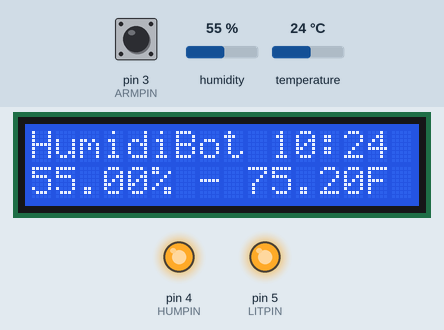
Simulated run of this sketch. Board: Arduino Uno, built with avr-gcc and run on an emulated ATmega328P. Shown: 16×2 character LCD, output pins drawn as LEDs (lit = HIGH). The test bench sets the inputs (shaded band); at power-on: pin 3 (ARMPIN) HIGH, humidity 55 %, temperature 24 °C. The local clock reads 2024-03-15 10:24:30 at power-on unless the sketch sets it; what the sketch prints to the serial monitor is not drawn.

Above: at 1.2 s.
1.3 s: pin 3 (ARMPIN) pulled LOW for 2.4 s
At 2.5 s:
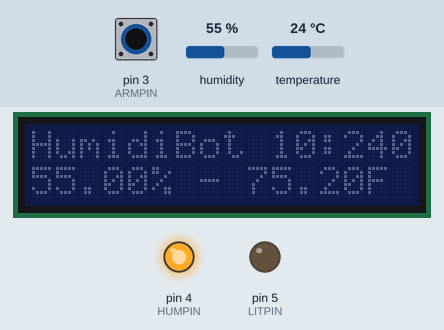
5.7 s: humidity set to 84 %
At 7.5 s:
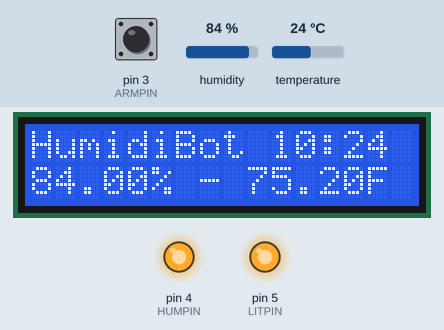
8.4 s: humidity set to 88 %
At 11.0 s:
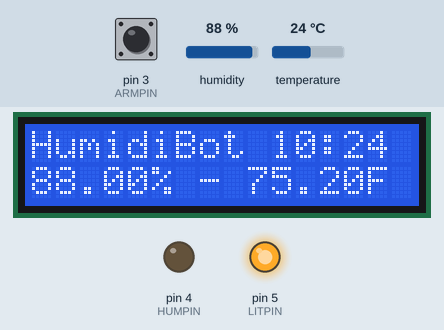
11.8 s: pin 3 (ARMPIN) pulled LOW for 2.4 s
At 13.5 s:
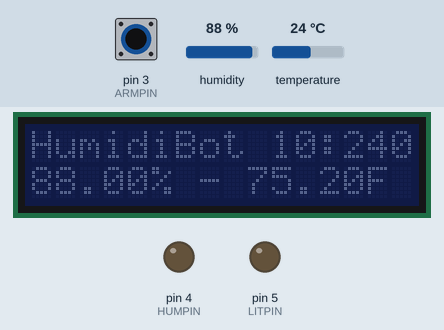
15.9 s: temperature set to 12 °C
At 17.3 s:
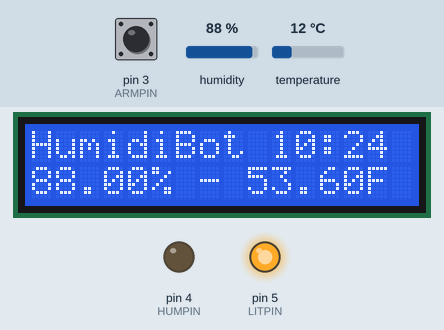
18.6 s: temperature set to 19 °C
At 20.8 s:
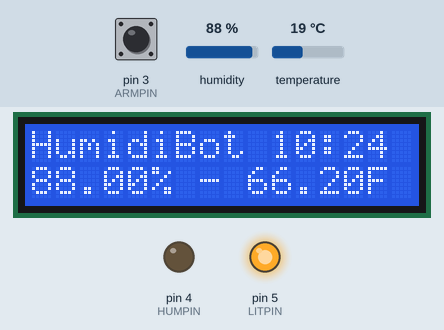
Timing chart, 0 to 22.3 s (numbered marks = the images above; inputs shaded):
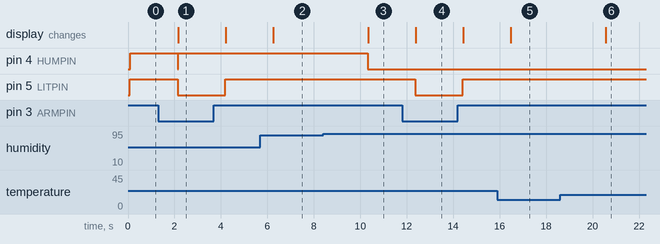

The sketch:

HumidiBot.ino
```cpp
#include <RTClib.h>
#include <avr/sleep.h>
#include "DHT.h"
#include "Wire.h"
#include "Adafruit_LiquidCrystal.h"

typedef void (*IntFunction)(void);

enum BotState {
  ACTIVE,
  TURN_ON,
  TURN_OFF
};

#define DHTPIN 2     // Digital pin connected to the DHT sensor

// Uncomment whatever type you're using!
//#define DHTTYPE DHT11   // DHT 11
#define DHTTYPE DHT22   // DHT 22  (AM2302), AM2321
//#define DHTTYPE DHT21   // DHT 21 (AM2301)

#define HUMPIN 4    // Pin for the humidifier
#define LITPIN 5    // Pin for the lights
#define ARMPIN 3    // Pin for the alarm Interrupt

volatile BotState ALARM_FLAG = ACTIVE;
DateTime TURN_OFF_TIME = DateTime(2020, 01, 01, 18);
DateTime TURN_ON_TIME = DateTime(2020, 01, 01, 7);

// Initialize DHT sensor.
DHT dht(DHTPIN, DHTTYPE);

// Connect via i2c, default address #0 (A0-A2 not jumpered)
Adafruit_LiquidCrystal lcd(0);

RTC_DS3231 rtc;

void setup() {
  Serial.begin(9600);

  rtc.begin();
  dht.begin();

  pinMode(HUMPIN, OUTPUT);
  pinMode(LITPIN, OUTPUT);
  pinMode(ARMPIN, INPUT_PULLUP); // Set alarm pin as pullup

  lcd.begin(16, 2);
  lcd.setBacklight(LOW);

  initializeAlarms();
}

void initializeAlarms() {
  rtc.disableAlarm(1);
  rtc.disableAlarm(2);
  rtc.clearAlarm(1);
  rtc.clearAlarm(2);

  rtc.writeSqwPinMode(DS3231_OFF);

  // Set the bot to turn off at 6pm.
  // If the bot should start off, set the flag to off.
  DateTime now = rtc.now();
  if (now.hour() >= TURN_OFF_TIME.hour() || now.hour() < TURN_ON_TIME.hour()) {
    ALARM_FLAG = TURN_OFF;
  } else {
    ALARM_FLAG = TURN_ON;
  }
}

void initializeAlarm(DateTime alarm, IntFunction isr) {
  rtc.setAlarm1(alarm, DS3231_A1_Hour);
  noInterrupts();
  attachInterrupt(digitalPinToInterrupt(ARMPIN), isr, LOW);
  interrupts();
}

// Interrupt function to turn off the bot.
void turnOffIsr() {
  ALARM_FLAG = TURN_OFF;
  detachInterrupt(digitalPinToInterrupt(ARMPIN));
}

// Interrupt function to turn on the bot.
void turnOnIsr() {
  ALARM_FLAG = TURN_ON;
  sleep_disable();
  detachInterrupt(digitalPinToInterrupt(ARMPIN));
}

void turnOff() {
    ALARM_FLAG = ACTIVE;

    lcd.clear();
    lcd.print("Sleep until 7:00");
    lcd.setBacklight(LOW);

    sleep_enable();
    set_sleep_mode(SLEEP_MODE_PWR_DOWN);

    Serial.print("Turning off at ");
    Serial.println(rtc.now().timestamp());

    digitalWrite(HUMPIN, LOW);
    digitalWrite(LITPIN, LOW);

    rtc.clearAlarm(1);
    initializeAlarm(TURN_ON_TIME, turnOnIsr);

    sleep_cpu();
}

void turnOn() {
    ALARM_FLAG = ACTIVE;

    lcd.clear();
    lcd.setBacklight(HIGH);

    Serial.print("Turning on at ");
    Serial.println(rtc.now().timestamp());

    digitalWrite(LITPIN, HIGH);

    rtc.clearAlarm(1);
    initializeAlarm(TURN_OFF_TIME, turnOffIsr);
}

void printLCDHeader(DateTime now) {
  lcd.setCursor(0, 0);

  lcd.print("HumidiBot ");
  lcd.print(now.hour());
  lcd.print(":");
  lcd.print(now.minute());
}

void loop() {
  // Check the time, Humidity Bot is only operational between 7am and 6pm
  DateTime now = rtc.now();

  if (ALARM_FLAG == TURN_OFF) {
    turnOff();
  } else if (ALARM_FLAG == TURN_ON) {
    turnOn();
  }

  Serial.println(now.timestamp());

  printLCDHeader(now);

  // Read the humidity
  float h = dht.readHumidity();
  // Read temperature as Celsius (the default)
  float t = dht.readTemperature();
  // Read temperature as Fahrenheit (isFahrenheit = true)
  float f = dht.readTemperature(true);

  // Check if any reads failed and exit early (to try again).
  if (isnan(h) || isnan(t) || isnan(f)) {
    Serial.println(F("Failed to read from DHT sensor!"));
    delay(1000);
    return;
  }

  if (h > 85) {
    digitalWrite(HUMPIN, LOW);
  }
  else if (h < 75) {
    digitalWrite(HUMPIN, HIGH);
  }

  lcd.setCursor(0, 1);
  lcd.print(h);
  lcd.print("% - ");
  lcd.print(f);
  lcd.print("F");


  Serial.print(F("Humidity: "));
  Serial.print(h);
  Serial.print(F("%  Temperature: "));
  Serial.print(t);
  Serial.print(F("°C "));
  Serial.print(f);

  // Wait a few seconds between measurements.
  delay(2000);
}
```

Measured:
- the behaviour switches between 85 and 86 % on humidity (found by bisection; images 2 and 3)
- after the input at 1.3 s, pin 4 (HUMPIN): HIGH → LOW after 0.83 s, → HIGH 0.02 s later; pin 5 (LITPIN): HIGH → LOW after 0.83 s, → HIGH 2.0 s later; the display: changes after 0.87 s (image 1)
- after the input at 5.7 s, the display: changes after 0.56 s (image 2)
- after the input at 8.4 s, pin 4 (HUMPIN): HIGH → LOW after 1.9 s; the display: changes after 1.9 s (image 3)
- after the input at 11.8 s, pin 5 (LITPIN): HIGH → LOW after 0.56 s, → HIGH 2.0 s later; the display: changes after 0.60 s (image 4)
- after the input at 15.9 s, the display: changes after 0.58 s (image 5)
- after the input at 18.6 s, the display: changes after 2.0 s (image 6)
